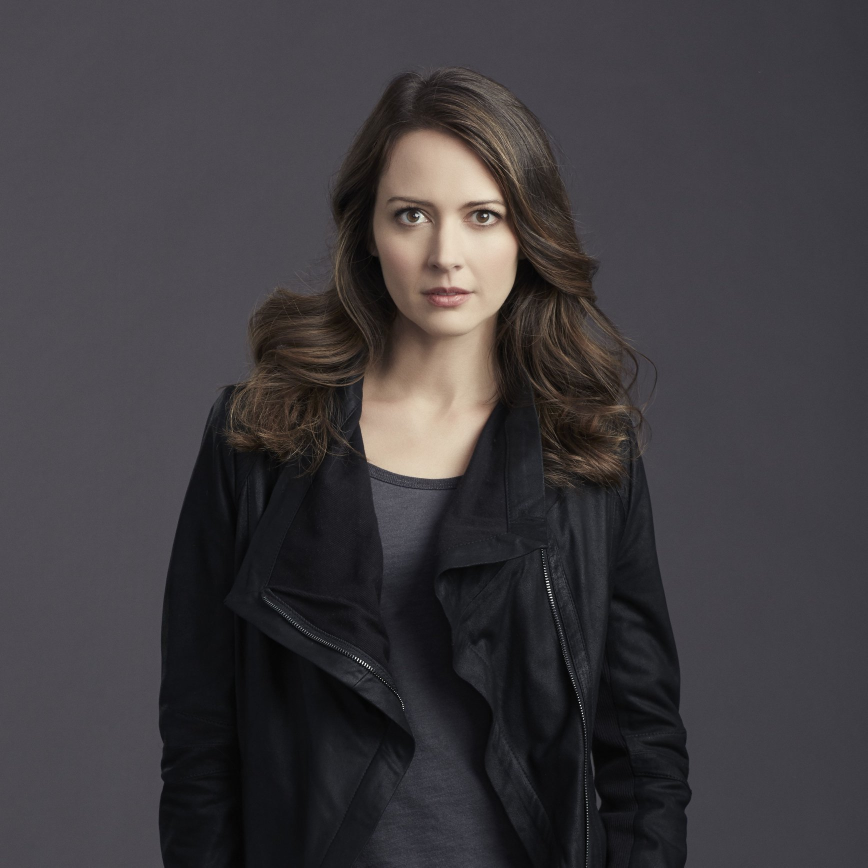
#> input picture personof Interest Image Classification/testimages/root7.jpg, 1735 x 1735 px (shown at 1/2 size)
$ jupyter execute --allow-errors facedetection.ipynb   (shell and % lines are left out)
#> lines starting #> are read from the running program, lines starting #| are printed output that depends on the picture; after the words box and inside, x2 and y2 are one past the last pixel; in counts of white or black regions, pixels touching at a corner belong together
[cell 1]
import numpy as np
import cv2
from matplotlib import pyplot as plt

[cell 2]
import cv2

# Load the image
img = cv2.imread('testimages/root7.jpg')
#> img is the input picture: shape (1735, 1735, 3); mean B, G, R 62.8, 59.5, 62.8
img.shape
#> Out = (1735, 1735, 3)

[cell 3]
plt.imshow(img)

[cell 4]
gray = cv2.cvtColor(img, cv2.COLOR_BGR2GRAY)
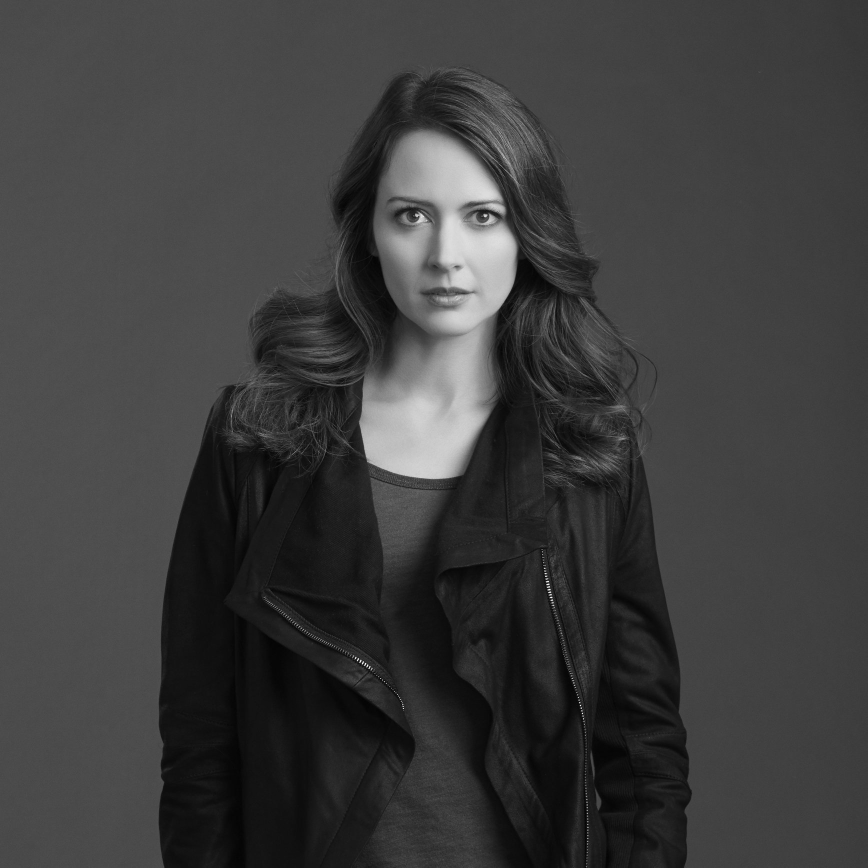
#> gray: shape (1735, 1735) (shown at 1/2 size); min 0, max 255, mean 60.9
gray.shape
#> Out = (1735, 1735)

[cell 5]
gray

[cell 6]
plt.imshow(gray, cmap='gray')

[cell 7]
import numpy as np
import cv2

face_cascade = cv2.CascadeClassifier('model\opencv\haarcascade_frontalface_default.xml')
eye_cascade = cv2.CascadeClassifier('model\opencv\haarcascade_eye.xml')

faces = face_cascade.detectMultiScale(gray, 1.3, 5)
#> faces = [[717, 301, 355, 355]]
faces
#> Out = [[717, 301, 355, 355]]

[cell 8]
(x,y,w,h) = faces[0]
#> x = 717; y = 301; w = 355; h = 355
x,y,w,h
#> Out = (717, 301, 355, 355)

Face Detection

[cell 9]
face_img = cv2.rectangle(img, (x,y), (x+w,y+h),(255,0,0),2)
plt.imshow(face_img)

Eyes Detection

[cell 10]
cv2.destroyAllWindows()
for (x,y,w,h) in faces:
    face_img = cv2.rectangle(img,(x,y),(x+w,y+h),(255,0,0),2)
    roi_gray = gray[y:y+h, x:x+w]
    roi_color = face_img[y:y+h, x:x+w]
    eyes = eye_cascade.detectMultiScale(roi_gray)
    for (ex,ey,ew,eh) in eyes:
        cv2.rectangle(roi_color,(ex,ey),(ex+ew,ey+eh),(0,255,0),2)
#> this loop made 1 pass
#> (x, y, w, h, eyes) on pass 1: (717, 301, 355, 355, [[60, 88, 86, 86], [209, 98, 72, 72]])
#> pass 1, `roi_gray = gray[y:y+h, x:x+w]`:
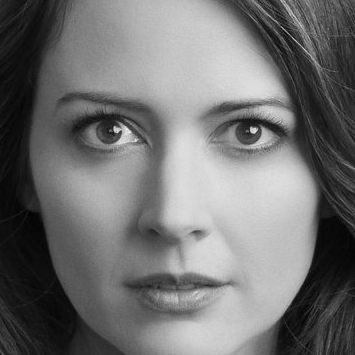
#> roi_gray: shape (355, 355); min 3, max 241, mean 113.6
#> pass 1, `roi_color = face_img[y:y+h, x:x+w]`:
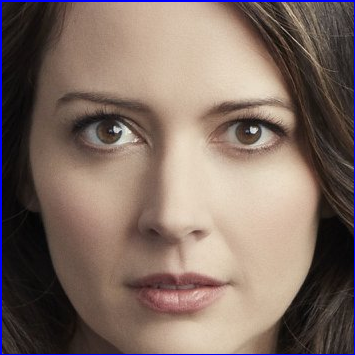
#> roi_color: shape (355, 355, 3); mean B, G, R 99.9, 108.4, 127
#> after the loop:
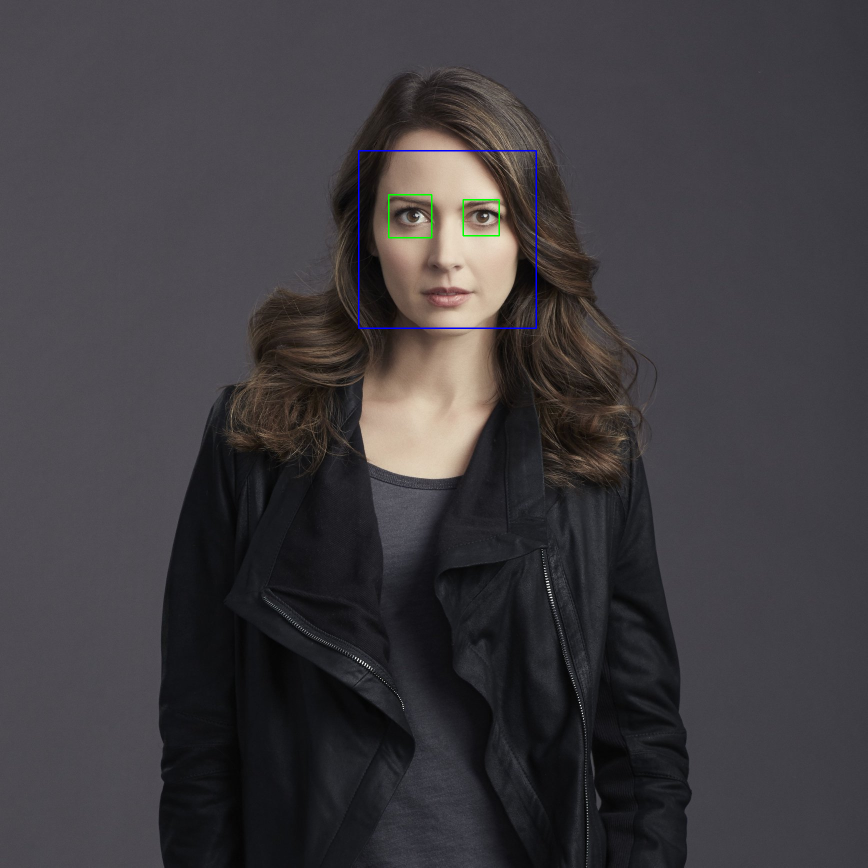
#> img: shape (1735, 1735, 3) (shown at 1/2 size); mean B, G, R 63, 59.5, 62.6
#> after the loop:
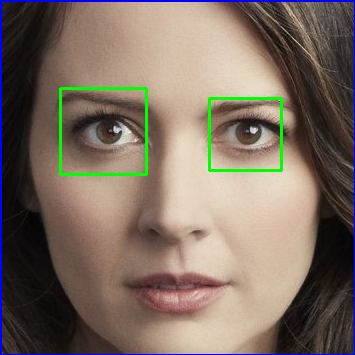
#> roi_color: shape (355, 355, 3); 1.5% of pixels changed, all inside (x1, y1, x2, y2) = (59, 87, 283, 176)


plt.figure()
plt.imshow(face_img, cmap='gray')
plt.show()

ROI - Region of Interest

[cell 11]
plt.imshow(roi_color, cmap='gray')

[cell 12]
def get_cropped_image_if_2_eyes(image_path):
#> called with image_path = 'testimages/root7.jpg'
    img = cv2.imread(image_path)
    gray = cv2.cvtColor(img, cv2.COLOR_BGR2GRAY)
    faces = face_cascade.detectMultiScale(gray, 1.3, 5)
#> faces = [[717, 301, 355, 355]]
    for (x,y,w,h) in faces:
        roi_gray = gray[y:y+h, x:x+w]
        roi_color = img[y:y+h, x:x+w]
        eyes = eye_cascade.detectMultiScale(roi_gray)
        if len(eyes) >= 2:
            return roi_color

[cell 13]
original_image = cv2.imread('testimages/root7.jpg')
plt.imshow(original_image)

[cell 14]
cropped_image = get_cropped_image_if_2_eyes('testimages/root7.jpg')
plt.imshow(cropped_image)

[cell 15]
org_image = cv2.imread('testimages/shaw7.jpg')
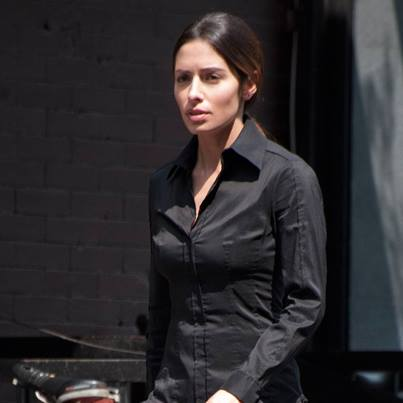
#> input picture personof Interest Image Classification/testimages/shaw7.jpg, 403 x 403 px
#> org_image is the input picture: shape (403, 403, 3); mean B, G, R 45.6, 43, 45.8
plt.imshow(org_image)

[cell 16]
path_to_data = "model/dataset/"
path_to_cr_data = "model/dataset/cropped/"

[cell 17]
import os
img_dirs = []
for entry in os.scandir(path_to_data):
    if entry.is_dir():
        img_dirs.append(entry.path)

[cell 18]
img_dirs

[cell 19]
import shutil
if os.path.exists(path_to_cr_data):
     shutil.rmtree(path_to_cr_data)
os.mkdir(path_to_cr_data)

[cell 20]
cropped_image_dirs = []
celebrity_file_names_dict = {}

#> (the rest of this cell did not finish here and is left out)

        if roi_color is not None:
            cropped_folder = path_to_cr_data + celebrity_name
            if not os.path.exists(cropped_folder):
                os.makedirs(cropped_folder)
                cropped_image_dirs.append(cropped_folder)
                print("Generating cropped images in folder: ",cropped_folder)

            cropped_file_name = celebrity_name + str(count) + ".png"
            cropped_file_path = cropped_folder + "/" + cropped_file_name

            cv2.imwrite(cropped_file_path, roi_color)
            celebrity_file_names_dict[celebrity_name].append(cropped_file_path)
            count += 1

Feature Engineering using wavelet

[cell 21]
import numpy as np
import pywt
import cv2

def w2d(img, mode='haar', level=1):
#> called with mode = 'db1', level = 5
    imArray = img
    #Datatype conversions
    #convert to grayscale
    imArray = cv2.cvtColor( imArray,cv2.COLOR_RGB2GRAY )
    #convert to float
    imArray =  np.float32(imArray)
    imArray /= 255;
    # compute coefficients
    coeffs=pywt.wavedec2(imArray, mode, level=level)
#> coeffs = 6 items

    #Process Coefficients
    coeffs_H=list(coeffs)
#> coeffs_H = 6 items
    coeffs_H[0] *= 0;

    # reconstruction
    imArray_H=pywt.waverec2(coeffs_H, mode);
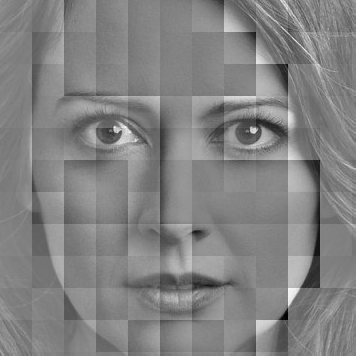
#> imArray_H: shape (356, 356) float32; min -0.604, max 0.578, mean -3.01e-10; drawn with min black and max white
    imArray_H *= 255;
    imArray_H =  np.uint8(imArray_H)
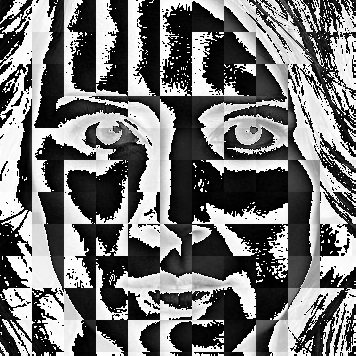
#> imArray_H: shape (356, 356); min 0, max 255, mean 116.2

    return imArray_H

[cell 22]
im_har = w2d(cropped_image,'db1',5)
plt.imshow(im_har, cmap='gray')

[cell 23]
celebrity_file_names_dict

[cell 24]
class_dict = {}
count = 0
for celebrity_name in celebrity_file_names_dict.keys():
    class_dict[celebrity_name] = count
    count = count + 1
class_dict
